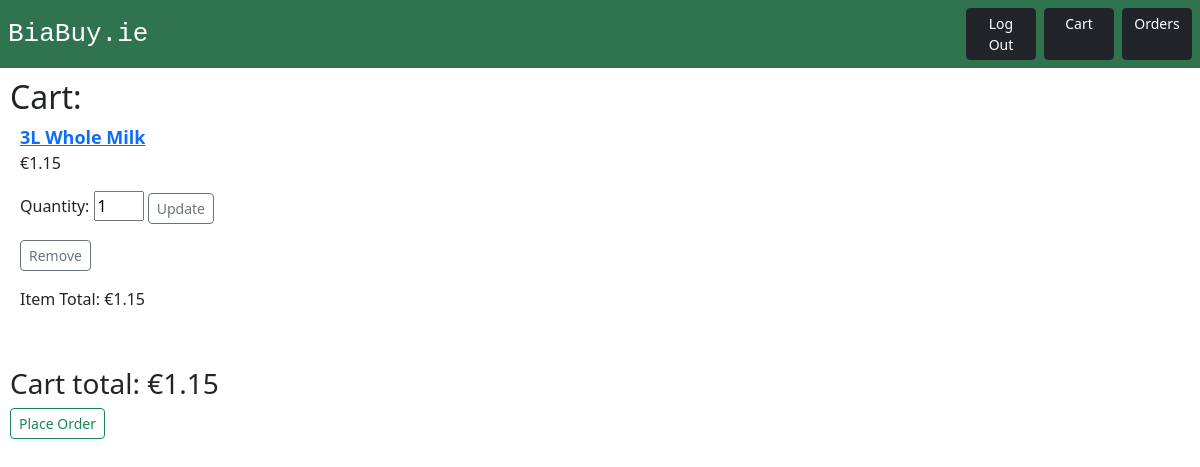
The page /cart/ (signed in) on the database its author committed.
### cart/models.py (models this page shows, shortened)
class CartItem(models.Model):
    item = models.ForeignKey(Item, on_delete=models.CASCADE)
    cart = models.ForeignKey(Cart, on_delete=models.CASCADE)
    quantity = models.PositiveIntegerField(default=1)

### catalog/models.py (models this page shows, shortened)
class Item(models.Model):
    category = models.ForeignKey(Category, on_delete=models.CASCADE)
    item_name = models.CharField(max_length=200)
    item_desc = models.TextField("description")
    item_price = models.DecimalField(max_digits=10, decimal_places=2)

### cart/views.py (the view)
# urls.py: path("cart/", include("cart.urls")),
def cart(request):
 if request.user.is_authenticated:
    user_cart = CartItem.objects.filter(cart__user=request.user)
    cart_total = 0
    for cart_item in user_cart:
        cart_item.item_total = cart_item.item.item_price * cart_item.quantity
        cart_total += cart_item.item_total
    context = {
                "user_cart": user_cart,
                "cart_total": cart_total,
               }
    return render(request, "cart/index.html", context)
 else:
    return redirect("login")

### cart/templates/cart/index.html (shortened to what this page needs)
{% extends "base.html" %}
{% block content %}
{% if user_cart %}
<h2>Cart:</h2>
<dl style="margin-left:10px">
{% for cart_item in user_cart %}
    <dt style="font-size:large">
        <a
        href="/catalog/{{ cart_item.item.item_name }}/">
        {{ cart_item.item.item_name }}
        </a>
    </dt>
        <dd style="margin: 0;">
            <form
                action="/cart/update/{{ cart_item.id }}/"
                method="POST">
                <p >€{{cart_item.item.item_price}}</p>
                    Quantity:
                <input
                    style="width: 50px"
                    type="number"
                    name="quantity"
                    value="{{ cart_item.quantity }}"
                    min="1" required>
                <button
                    type="submit"
                    class="btn btn-outline-secondary btn-sm">
                    Update
                </button>
            </form>
        </dd>
        <dd>
            <form
            action="/cart/remove/{{ cart_item.id }}/"
            method="POST">
                <button
                    type="submit"
                    class="btn btn-outline-secondary btn-sm">
                    Remove
                </button>
            </form>
        </dd>
        <dd>
            <p>Item Total: €{{cart_item.item_total}}</p>
        </dd>
    <br>
{% endfor %}
</dl>
<h3>Cart total: €{{cart_total}}</h3>
<form
    action="/orders/place/"
    method="POST">
        <button
            type="submit"
            class="btn btn-outline-success btn-sm">
            Place Order
        </button>
</form>
{% else %}
    <p>Cart Empty.</p>
{% endif %}
{% endblock %}

### rows shown on the page
CartItem: item.item_name "3L Whole Milk", item.item_price "1.15", quantity "1", item_total "1.15"

### other values the page prints
{{ cart_total }} "1.15"
